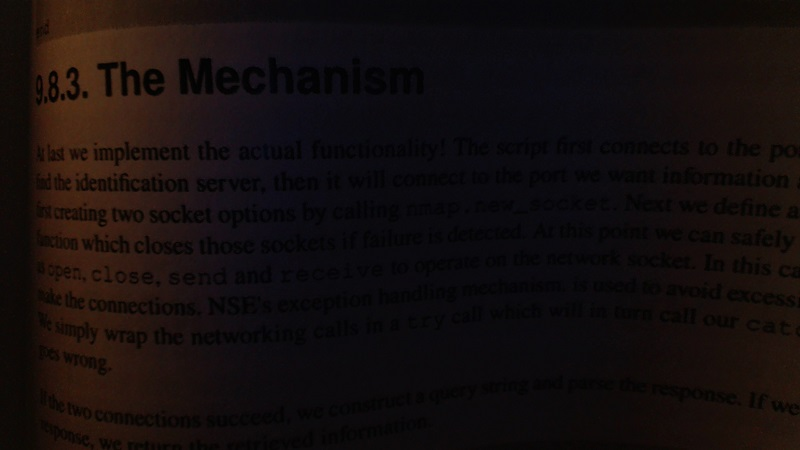
#> input picture Snippets/images/bookpage.jpg, 800 x 450 px
$ python -i ocr.py   (imports and definitions only)
#> lines starting #> are read from the running program, lines starting #| are printed output that depends on the picture
from PIL import Image
import pytesseract
import cv2
import re

serial_pattern = re.compile(r'[A-Z]{3}[0-9]{2}[A-Z]{1}[0-9]{3}-[0-9]{3}')


def limit_image_size(image, limit=800):
    """Shrink an image to prevent OCR from taking forever."""
    while any(d > limit for d in image.shape):
        image = cv2.resize(image, (0, 0), fx=0.8, fy=0.8)
    return image


def ocr_file(path, blockSize=115, C=50):
    """Get the OCR string from an image file."""
#> called with path = '../Snippets/images/bookpage.jpg', blockSize = 115, C = 50
    try:
        original = cv2.imread(path)
#> original is the input picture: shape (450, 800, 3); mean B, G, R 13.4, 13.6, 20.3
        gray = cv2.cvtColor(original, cv2.COLOR_RGB2GRAY)
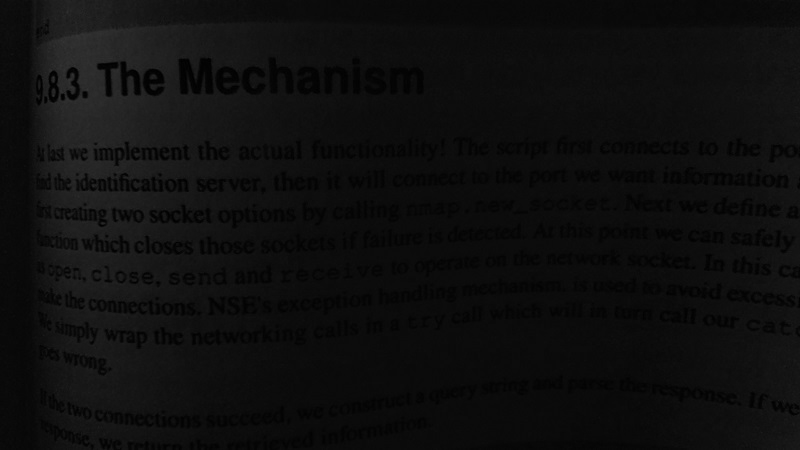
#> gray: shape (450, 800); min 0, max 53, mean 14.4
        # TODO: resize image if too large
    except Exception:
        raise FileNotFoundError(f'Path{path}:')
    threshed = cv2.adaptiveThreshold(gray, 255, cv2.ADAPTIVE_THRESH_GAUSSIAN_C,
                                     cv2.THRESH_BINARY, blockSize, C)
#> threshed: shape (450, 800); every value is 255
#> (the run stopped early here; a loop or call above may not have finished)
